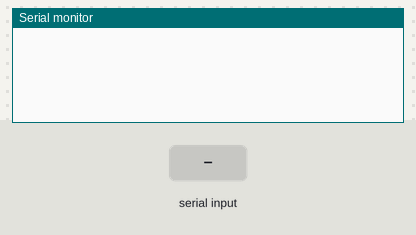
The program below on a simulated ATmega328P, built with avr-gcc and emulated at 16 MHz. On the bench: the last lines printed to the serial monitor. The inputs (shaded band) are chosen by the test bench.

Above: at 1.2 s.
1.3 s: "-" received over Serial
At 2.5 s:
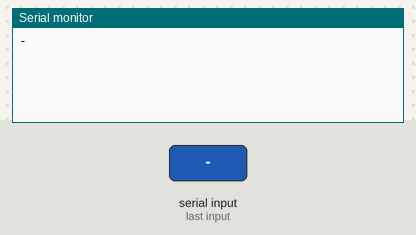
2.9 s: "90,45\n" received over Serial
At 3.7 s:
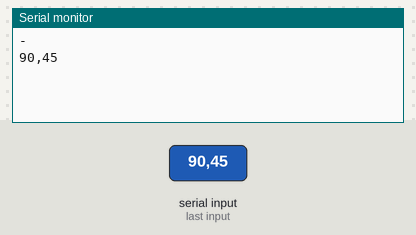

Measured:
- after the input at 1.3 s, the serial monitor: prints a new line after 0.10 s (image 1)
- after the input at 2.9 s, the serial monitor: prints a new line after 0.10 s (image 2)

The program:

main.c
```c
#include <stdlib.h>
#include "../usart/usart.h"
#include "../TIMER0/timer0.h"
//#include <util/delay.h>
#include <stdint.h>

int main()
{
	unsigned long n=100;
	int8_t recenica [60];
	uint16_t duzina;
	int8_t novi_red[]= "\r\n";
	timer0InteruptInit();
    usartInit(9600);

    while(1)
    {
    	while(!usartAvailable())
    		;
    	timer0DelayMs(n);

        duzina = usartGetString(recenica);
        recenica[duzina] = '\0';

    	int8_t i;
    	int8_t nova_recenica[60];

    	for(i=0; i<duzina; i++)
    	{
    		if((recenica[i] > 96) && (recenica[i] <123))
    		{
    			nova_recenica[i] = recenica [i] - 32;
    	    }
    		else
    		{
    			nova_recenica[i]= recenica[i];
    		}
    	}

    nova_recenica[duzina] = 0;
    usartPutString(nova_recenica);
    usartPutString(novi_red);

    }
	return 0;
}
```

timer0.h
```c
#ifndef TIMER0_H_
#define TIMER0_H_

#include <avr/io.h>
#include <avr/interrupt.h>

/**
 * timer0DelayMs - Funkcija koja implementira pauzu u broju milisekundi koji je prosledjen
 * kao parametar
 * @param delay_length - ulaz tipa unsigned long - Duzina pauze u milisekundama
 * @return Povratna vrednost je tipa unsigned long i ima vrednost broja milisekundi
 * proteklih od pocetka aplikacije do trenutka izlaska iz funkcije
 */
unsigned long timer0DelayMs(unsigned long delay_length);

/**
 * timer0InteruptInit - Funkcija koja inicijalizuje timer 0 tako da pravi prekide
 * svake milisekunde
 * @return Nema povratnu vrednost
 */
void timer0InteruptInit();

#endif /* TIMER0_H_ */
```

timerr0.c
```c
#include "timer0.h"

/// Promenljiva koja skladisti broj milisekundi proteklih od pokretanja aplikacije
volatile unsigned long ms = 0;

unsigned long timer0DelayMs(unsigned long delay_length)
{
    unsigned long t0; // Trenutak pocevsi od kog se racuna pauza

    // Implementacija pauze
    t0 = ms;
    while ((ms - t0) < delay_length)
    ;  // Pauza delay_length milisekundi

    return ms;
}

/******************************************************************************************/

void timer0InteruptInit()
{
    // Inicijalizacija tajmera 0 tako da perioda prekida bude 1ms
    TCCR0A = 0x02;
    TCCR0B = 0x03;
    OCR0A = 249;
    TIMSK0 = 0x02;

    // Podesavanje globalne dozvole prekida
    sei();
}

/******************************************************************************************/

/**
 * ISR - prekidna rutina tajmera 0 u modu CTC
 */
ISR(TIMER0_COMPA_vect)
{
    // Inkrementovanje broja milisekundi koje su prosle od pokretanja aplikacije
    ms++;
}
```

usart.c
```c
#include <avr/io.h>
#include <avr/interrupt.h>
#include <avr/pgmspace.h>
#include "usart.h"

#define UART_BUFFER_SIZE 64

int8_t Rx_Buffer[UART_BUFFER_SIZE];		// Prijemni FIFO bafer
volatile uint8_t Rx_Buffer_Size = 0;	// Broj karaktera u prijemnom baferu
volatile uint8_t Rx_Buffer_First = 0;
volatile uint8_t Rx_Buffer_Last = 0;

ISR(USART_RX_vect)
{
	Rx_Buffer[Rx_Buffer_Last++] = UDR0;		// Ucitavanje primljenog karaktera
	Rx_Buffer_Last &= UART_BUFFER_SIZE - 1;	// Povratak na pocetak u slucaju prekoracenja
	if (Rx_Buffer_Size < UART_BUFFER_SIZE)
		Rx_Buffer_Size++;					// Inkrement brojaca primljenih karaktera
}

void usartInit(uint32_t baud)
{
	/*
	 * Inicijalizacija indikatora
	 * U2Xn = 0: Onemogucena dvostruka brzina
	 * MPCMn = 0: Onemogucen multiprocesorski rezim
	 */
	UCSR0A = 0x20;

	/*
	 * RXCIEn = 1: Dozvola prekida izavanog okoncanjem prijema
	 * RXENn = 1: Dozvola prijema
	 * TXENn = 1: Dozvola slanja
	 */
	UCSR0B = 0x98;

	/*
	 * UMSELn[1:0] = 00: Asinroni rezim
	 * UPMn[1:0] = 00: Bit pariteta se ne koristi
	 * USBSn = 0: Koristi se jedan stop bit
	 * UCSzn[2:0] = 011: 8-bitni prenos
	 */
	UCSR0C = 0x06;

	uint16_t UBRRn = F_CPU / (16 * baud) - 1;
	UBRR0H = UBRRn >> 8;
	UBRR0L = UBRRn & 0xff;

	sei();	// I = 1 (dozvola prekida)
}

uint8_t usartAvailable()
{
	return Rx_Buffer_Size;		// Ocitavanje broja karaktera u prijemnom baferu
}

void usartPutChar(int8_t c)
{
	while(!(UCSR0A & 0x20));	// Ceka da se setuje UDREn (indikacija da je predajni bafer prazan)
	UDR0 = c;					// Upis karaktera u predajni bafer
}

void usartPutString(int8_t *s)
{
	while(*s != 0)				// Petlja se izvrsava do nailaska na nul-terminator
	{
		usartPutChar(*s);		// Slanje tekuceg karaktera
		s++;					// Azuriranje pokazivaca na tekuci karakter
	}
}

void usartPutString_P(const int8_t *s)
{
	while (1)
	{
		int8_t c = pgm_read_byte(s++);	// Citanje sledeceg karaktera iz programske memorije
		if (c == '\0')					// Izlazak iz petlje u slucaju
			return;						// Nailaska na terminator
		usartPutChar(c);				// Slanje karaktera
	}
}

int8_t usartGetChar()
{
	int8_t c;

	if (!Rx_Buffer_Size)						// Bafer je prazan?
		return -1;
	c = Rx_Buffer[Rx_Buffer_First++];			// Citanje karaktera iz prijemnog bafera
	Rx_Buffer_First &= UART_BUFFER_SIZE - 1;	// Povratak na pocetak u slucaju prekoracenja
	Rx_Buffer_Size--;							// Dekrement brojaca karaktera u prijemnom baferu

	return c;
}

uint8_t usartGetString(int8_t *s)
{
	uint8_t len = 0;

	while(Rx_Buffer_Size) 			// Ima karaktera u faferu?
		s[len++] = usartGetChar();	// Ucitavanje novog karaktera

	s[len] = 0;						// Terminacija stringa
	return len;						// Vraca broj ocitanih karaktera
}

int8_t usartPeek()
{
	int8_t c;

	if (!Rx_Buffer_Size)
		return -1;
	c = Rx_Buffer[Rx_Buffer_First];

	return c;
}

int16_t usartParseInt()
{
	int8_t c;
	uint16_t res = 0;
	int8_t sign = 1;

	// timer0.h -> timer0Millis();

	//t0 = timer0Millis();
	while ((usartPeek() < '0' && usartPeek() != '-') || usartPeek() > '9') // || (timer0Millis() - t0) < 400 - dopunite
	{
		c = usartGetChar();
	}

	if(usartPeek() == '-')
	{
		c = usartGetChar();
		sign = -1;
	}

	while (usartPeek() >= '0' && usartPeek() <= '9')
	{
		c = usartGetChar();
		res = res * 10 + (c - '0'); // 1.iteracija: res = 0, res = 0*10 + ('1' - '0') = 0 + 1 = 1
	}

	return res * sign;
}
```

usart.h
```c
/**
 * @file	usart.h
 * @brief	Funkcije za upravljanje serijskim portom
 * @author	Milan Lukic
 * @date	14-04-2019
 */

#ifndef USART_H_
#define USART_H_

#include <stdint.h>

/// Velicina prijemnog bafera (mora biti 2^n)
#define UART_BUFFER_SIZE 64

/**
 * Funkcija inicijalizuje USART modul.
 * @param baud brzina serijske komunikacije, izrazena u bitima u sekundi
 */
void usartInit(uint32_t baud);

/**
 * Funkcija vraca broj neocitanih karaktera u prijemnom baferu.
 * @return broj neocitanih karaktera u prijemnom baferu
 */
uint8_t usartAvailable();

/**
 * Funkcija salje zadati karakter preko serijskog porta.
 * @param c karakter za slanje
 */
void usartPutChar(int8_t c);

/**
 * Funkcija salje string (niz karaktera) smesten u RAM memoriju preko serijskog porta.
 * @param s pokazivac na string u RAM memoriji
 */
void usartPutString(int8_t *s);

/**
 * Funkcija salje string (niz karaktera) smesten u programsku FLASH memoriju preko serijskog porta.
 * @param s pokazivac na string u programskoj FLASH memoriji
 */
void usartPutString_P(const int8_t *s);

/**
 * Funkcija vraca sledeci neprocitani karakter iz prijemnog bafera. Ukoliko je prijemni bafer prazan, vraca -1.
 * @return sledeci neprocitani karakter iz prijemnog bafera
 */
int8_t usartGetChar();

/**
 * Funkcija ocitava sve karaktere iz prijemnog bafera i od njih formira string.
 * @param s pokazivac na bafer u koji se smesta string
 * @return broj ocitanih karaktera
 */
uint8_t usartGetString(int8_t *s);

int8_t usartPeek();

int16_t usartParseInt();

#endif /* USART_H_ */
```
